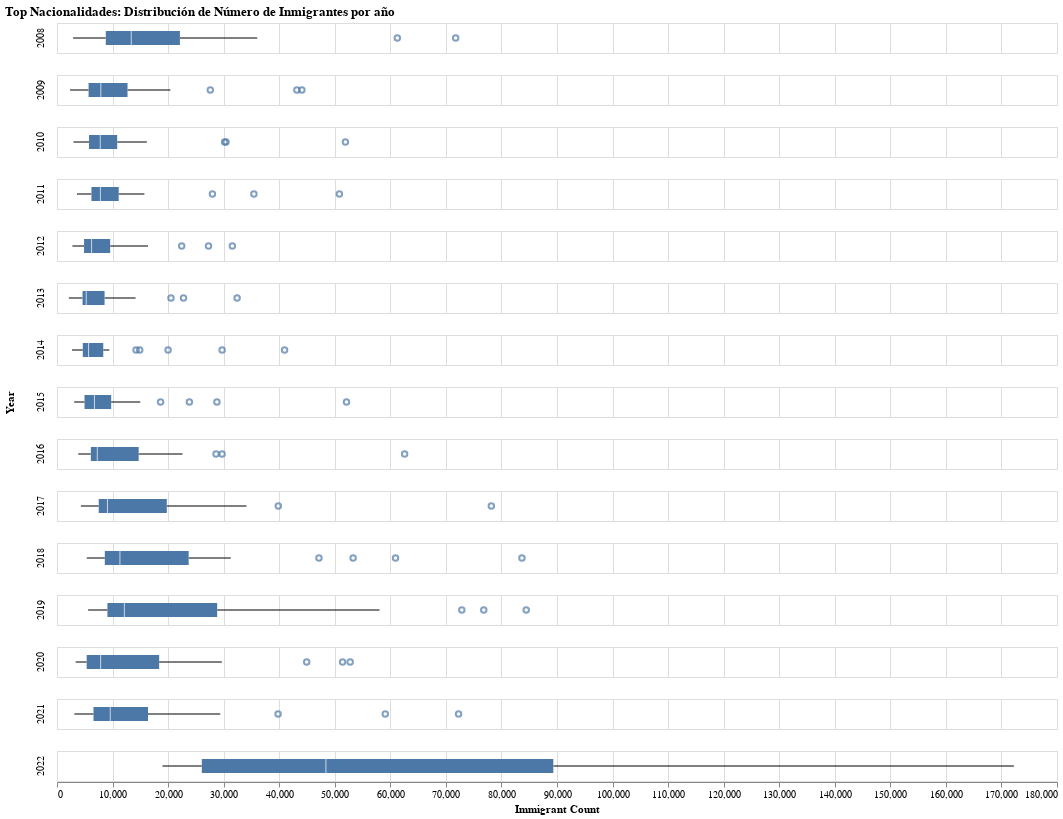

Notebook code cell kept with this figure:
### Markdown cell above
**Distribución de Número de Inmigrantes por Año**

### Code cell
# Filtrar datos para obtener el total de inmigrantes del top nacionalidadesnacionalidad en cada año
boxplot_df = df[(df["Age group"] == "All") & (df["Sex"] == "Both")]

# Generar boxplots de datos de conteo de inmigrantes por año para el top nacionalidades
alt.Chart(boxplot_df, height = 30, width = 1000).mark_boxplot()\
    .encode(x = alt.X('Immigrant count:Q', title = "Immigrant Count"), row = 'Year:N', tooltip=["Nationality code"])\
    .resolve_scale(x = 'shared',color='shared')\
    .properties(title='Top Nacionalidades: Distribución de Número de Inmigrantes por año')

### Figure 1 — Vega-Lite specification as saved in the notebook (floating-point values rounded to 4 significant figures; data arrays with more than 128 entries replaced by an {"elided": "..."} marker saying what was removed)
{"config": {"view": {"continuousWidth": 300, "continuousHeight": 300}}, "data": {"name": "data-6b57c55facd8eb53560a1bc4417dbcec"}, "mark": {"type": "boxplot"}, "encoding": {"row": {"field": "Year", "type": "nominal"}, "tooltip": [{"field": "Nationality code", "type": "nominal"}], "x": {"field": "Immigrant count", "title": "Immigrant Count", "type": "quantitative"}}, "height": 30, "resolve": {"scale": {"color": "shared", "x": "shared"}}, "title": "Top Nacionalidades: Distribución de Número de Inmigrantes por año", "width": 1000, "$schema": "https://vega.github.io/schema/vega-lite/v5.8.0.json", "datasets": {"data-6b57c55facd8eb53560a1bc4417dbcec": {"elided": "392 records"}}}
